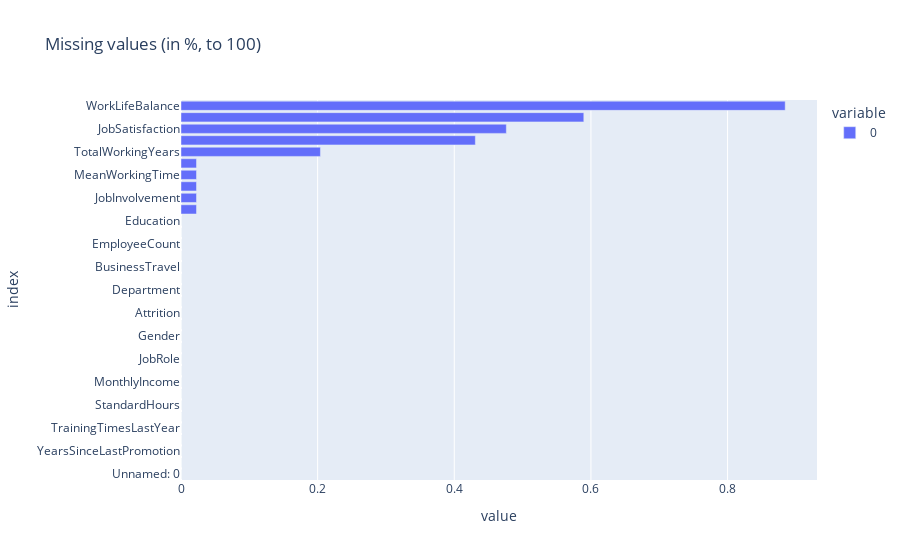

This figure's notebook cell:
### Code cell
from plotly.express import bar

bar((data.isnull().sum().sort_values() * 100) / len(data), title='Missing values (in %, to 100)', orientation='h', labels={
    'x': 'Missing values (to 100%)',
    'y': 'Column'
})

### Figure 1 — Plotly figure (JSON) as saved in the notebook; plotly's stock layout.template omitted (floating-point values rounded to 4 significant figures)
{"data": [{"alignmentgroup": "True", "hovertemplate": "variable=0<br>value=%{x}<br>index=%{y}<extra></extra>", "legendgroup": "0", "marker": {"color": "#636efa", "pattern": {"shape": ""}}, "name": "0", "offsetgroup": "0", "orientation": "h", "showlegend": true, "textposition": "auto", "x": [0.0, 0.0, 0.0, 0.0, 0.0, 0.0, 0.0, 0.0, 0.0, 0.0, 0.0, 0.0, 0.0, 0.0, 0.0, 0.0, 0.0, 0.0, 0.0, 0.0, 0.0, 0.0, 0.0, 0.02268, 0.02268, 0.02268, 0.02268, 0.02268, 0.2041, 0.4308, 0.4762, 0.5896, 0.8844], "xaxis": "x", "y": ["Unnamed: 0", "YearsWithCurrManager", "YearsSinceLastPromotion", "YearsAtCompany", "TrainingTimesLastYear", "StockOptionLevel", "StandardHours", "PercentSalaryHike", "MonthlyIncome", "MaritalStatus", "JobRole", "Over18", "Gender", "Age", "Attrition", "JobLevel", "Department", "DistanceFromHome", "BusinessTravel", "EducationField", "EmployeeCount", "EmployeeID", "Education", "MedianWorkingTime", "JobInvolvement", "PerformanceRating", "MeanWorkingTime", "SkewWorkingTime", "TotalWorkingYears", "NumCompaniesWorked", "JobSatisfaction", "EnvironmentSatisfaction", "WorkLifeBalance"], "yaxis": "y", "type": "bar"}], "layout": {"xaxis": {"anchor": "y", "domain": [0.0, 1.0], "title": {"text": "value"}}, "yaxis": {"anchor": "x", "domain": [0.0, 1.0], "title": {"text": "index"}}, "legend": {"title": {"text": "variable"}, "tracegroupgap": 0}, "title": {"text": "Missing values (in %, to 100)"}, "barmode": "relative"}}
